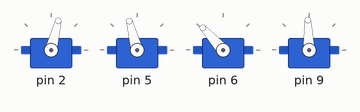
Simulated run of this sketch. Board: Arduino Uno, built with avr-gcc and run on an emulated ATmega328P. Parts: 4 × servo.

Above: at 2.05 s.
At 2.4 s:
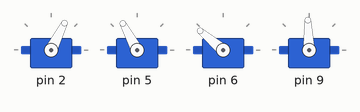
At 2.55 s:
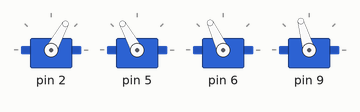
At 2.95 s:
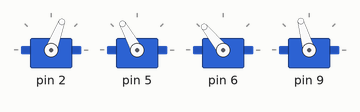
At 3.4 s:
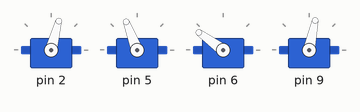
At 3.9 s:
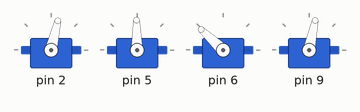
Timing chart, 0 to 6.4 s (numbered marks = the images above):
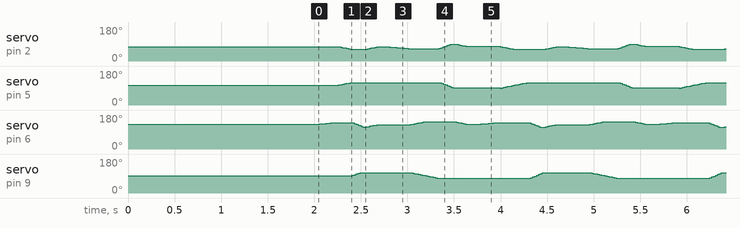

The sketch:

simple_walk.ino
```cpp
#include <Servo.h>

Servo RightFoot, RightHip, LeftFoot, LeftHip;

Servo servos[4] = {RightFoot, RightHip, LeftFoot, LeftHip}; //define the differnet servos that will be used as an array
int servoHome[4] = {76, 105, 130, 92};                      //sets the home position of the servo
int servoCurrent[4] = {0,0,0,0};                            //current servo position

/* setup the robot */
void setup()
{
  init_servos();
}

void loop()
{
  // this is the walk action
  for(int i = 0; i < 6; i ++){
    move_one_joint(2, 10, 25);  // lift foot a bit for balance
    move_two_joints(0, 1, -15, 15, 10);  //move the leg up and forward
    move_two_joints(2, 3, -15, 15, 5);
    move_two_joints(0, 2, 0, 0, 10);
    delay(100);
    move_one_joint(0, -10, 25);  // lift foot a bit for balance
    move_two_joints(2, 3, 15, -15, 10);  //move the leg up and forward
    move_two_joints(0, 1, 15, -15, 5);
    move_two_joints(0, 2, 0, 0, 10);
    delay(100);
  }
}

/* init all of the servos to there home positions */
void init_servos(){
  servos[0].attach(2);
  servos[1].attach(5);
  servos[2].attach(6);
  servos[3].attach(9);

  for(int i = 0; i < 4; i++){
    servos[i].write(servoHome[i]);
  }
  delay(2000);  // this wait is to show that the servos are in the correct position
}

/* moves two joints at the same time at some speed */
void move_two_joints(int joint1, int joint2, int angle1, int angle2, int spd){
  while((servoCurrent[joint1] != (angle1)) | (servoCurrent[joint2] != (angle2))){
     if(servoCurrent[joint1] != angle1){
      if(angle1 > servoCurrent[joint1]){
        servos[joint1].write(servoHome[joint1] + servoCurrent[joint1]);
        servoCurrent[joint1]++;
      }
      else{
        servos[joint1].write(servoHome[joint1] + servoCurrent[joint1]);
        servoCurrent[joint1]--;
      }
     }
   if(servoCurrent[joint2] != angle2){
    if(angle2 > servoCurrent[joint2]){
      servos[joint2].write(servoHome[joint2] + servoCurrent[joint2]);
      servoCurrent[joint2]++;
    }
    else{
      servos[joint2].write(servoHome[joint2] + servoCurrent[joint2]);
      servoCurrent[joint2]--;
    }
   }
    delay(spd);

  }
}

/* move one joint */
void move_one_joint(int joint1, int angle, int spd){
  while(servoCurrent[joint1] != (angle)){
    if(angle > servoCurrent[joint1]){
      servos[joint1].write(servoHome[joint1] + servoCurrent[joint1] + 1);
      servoCurrent[joint1]++;
    }
    if(angle < servoCurrent[joint1]){
      servos[joint1].write(servoHome[joint1] + servoCurrent[joint1] - 1);
      servoCurrent[joint1]--;
    }
    delay(spd);
  }
}
```
